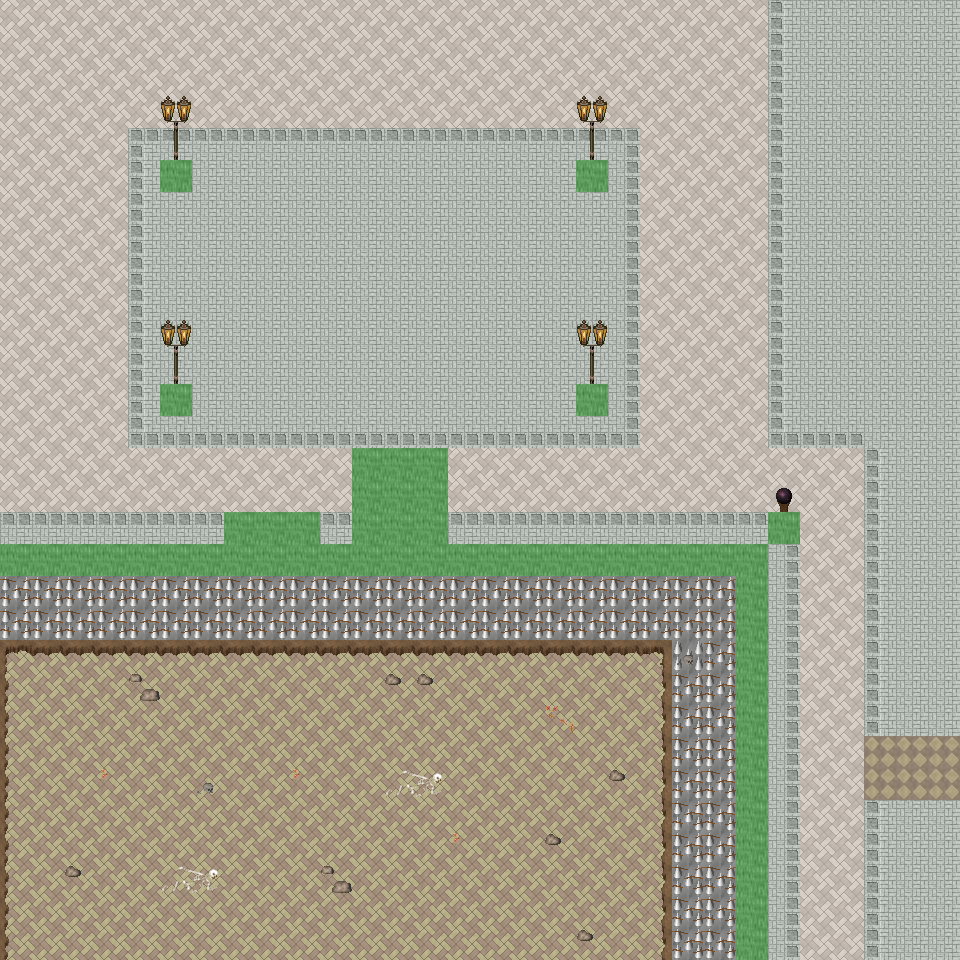

This game map was drawn from its Tiled (.tmx) file and the tilesets committed beside it. A one-line description and the trimmed map source follow:
An orthogonal 30x30 tile map with 32x32 px tiles, 6 tile layers (Ground, Object, Object2, Above, ...), 48 tilesets and 6 objects (6x mapExit).

<map version="1.0" orientation="orthogonal" renderorder="right-down" width="30" height="30" tilewidth="32" tileheight="32" nextobjectid="7">
  <tileset firstgid="1" name="tileset_ground_ground" tilewidth="32" tileheight="32" tilecount="33" columns="3">
    <image source="../drawable/tileset_ground_ground.png" width="96" height="352" />
  </tileset>
  <tileset firstgid="34" name="tileset_building_castle" tilewidth="32" tileheight="32" tilecount="320" columns="20">
    <image source="../drawable/tileset_building_castle.png" width="640" height="512" />
  </tileset>
  <tileset firstgid="354" name="tileset_furniture_carpet_carpets_2" tilewidth="32" tileheight="32" tilecount="12" columns="4">
    <image source="../drawable/tileset_furniture_carpet_carpets_2.png" width="128" height="160" />
  </tileset>
  <tileset firstgid="366" name="tileset_ground_indoor_tiles" tilewidth="32" tileheight="32" tilecount="8" columns="2">
    <image source="../drawable/tileset_ground_indoor_tiles.png" width="64" height="128" />
  </tileset>
  <tileset firstgid="374" name="tileset_ground_water_pool" tilewidth="32" tileheight="32" tilecount="72" columns="3">
    <image source="../drawable/tileset_ground_water_pool.png" width="96" height="768" />
  </tileset>
  <tileset firstgid="446" name="tileset_ground_brown_paving" tilewidth="32" tileheight="32" tilecount="2" columns="2">
    <image source="../drawable/tileset_ground_brown_paving.png" width="64" height="32" />
  </tileset>
  <tileset firstgid="448" name="tileset_ground_spikes" tilewidth="32" tileheight="32" tilecount="1" columns="1">
    <image source="../drawable/tileset_ground_spikes.png" width="32" height="32" />
  </tileset>
  <tileset firstgid="449" name="tileset_ground_ridge_earth_dark" tilewidth="32" tileheight="32" tilecount="96" columns="12">
    <image source="../drawable/tileset_ground_ridge_earth_dark.png" width="384" height="256" />
  </tileset>
  <tileset firstgid="545" name="tileset_plant_grasses" tilewidth="32" tileheight="32" tilecount="6" columns="3">
    <image source="../drawable/tileset_plant_grasses.png" width="96" height="64" />
  </tileset>
  <tileset firstgid="551" name="tileset_ground_water_pool_corners" tilewidth="32" tileheight="32" tilecount="72" columns="3">
    <image source="../drawable/tileset_ground_water_pool_corners.png" width="96" height="768" />
  </tileset>
  <tileset firstgid="623" name="tileset_building_fence_fence_chunky" tilewidth="32" tileheight="32" tilecount="21" columns="3">
    <image source="../drawable/tileset_building_fence_fence_chunky.png" width="96" height="224" />
  </tileset>
  <tileset firstgid="644" name="tileset_ground_earth_edges" tilewidth="32" tileheight="32" tilecount="18" columns="6">
    <image source="../drawable/tileset_ground_earth_edges.png" width="192" height="96" />
  </tileset>
  <tileset firstgid="662" name="tileset_ground_rock_pebbles" tilewidth="32" tileheight="32" tilecount="3" columns="1">
    <image source="../drawable/tileset_ground_rock_pebbles.png" width="32" height="96" />
  </tileset>
  <tileset firstgid="665" name="tileset_ground_square_patch" tilewidth="32" tileheight="32" tilecount="9" columns="3">
    <image source="../drawable/tileset_ground_square_patch.png" width="96" height="96" />
  </tileset>
  <tileset firstgid="674" name="tileset_plant_leaves" tilewidth="32" tileheight="32" tilecount="8" columns="4">
    <image source="../drawable/tileset_plant_leaves.png" width="128" height="64" />
  </tileset>
  <tileset firstgid="682" name="tileset_item_corpse_skull_dark" tilewidth="32" tileheight="32" tilecount="2" columns="2">
    <image source="../drawable/tileset_item_corpse_skull_dark.png" width="64" height="32" />
  </tileset>
  <tileset firstgid="684" name="tileset_item_corpse_skeleton" tilewidth="32" tileheight="32" tilecount="4" columns="2">
    <image source="../drawable/tileset_item_corpse_skeleton.png" width="64" height="64" />
  </tileset>
  <tileset firstgid="688" name="tileset_furniture_table_grey_fancy" tilewidth="32" tileheight="32" tilecount="9" columns="3">
    <image source="../drawable/tileset_furniture_table_grey_fancy.png" width="96" height="96" />
  </tileset>
  <tileset firstgid="697" name="tileset_furniture_table_grey_long" tilewidth="32" tileheight="32" tilecount="4" columns="2">
    <image source="../drawable/tileset_furniture_table_grey_long.png" width="64" height="64" />
  </tileset>
  <tileset firstgid="701" name="tileset_furniture_table_grey_plain" tilewidth="32" tileheight="32" tilecount="9" columns="3">
    <image source="../drawable/tileset_furniture_table_grey_plain.png" width="96" height="96" />
  </tileset>
  <tileset firstgid="710" name="tileset_item_gothic_slab" tilewidth="32" tileheight="32" tilecount="1" columns="1">
    <image source="../drawable/tileset_item_gothic_slab.png" width="32" height="32" />
  </tileset>
  <tileset firstgid="711" name="tileset_logic_creature_gnome" tilewidth="32" tileheight="32" tilecount="6" columns="6">
    <image source="../drawable/tileset_logic_creature_gnome.png" width="192" height="32" />
  </tileset>
  <tileset firstgid="717" name="tileset_logic_creature_animal" tilewidth="32" tileheight="32" tilecount="32" columns="8">
    <image source="../drawable/tileset_logic_creature_animal.png" width="256" height="128" />
  </tileset>
  <tileset firstgid="749" name="tileset_logic_collision" tilewidth="32" tileheight="32" tilecount="1" columns="1">
    <image source="../drawable/tileset_logic_collision.png" width="32" height="32" />
  </tileset>
  <tileset firstgid="750" name="tileset_ground_water_pool_deep" tilewidth="32" tileheight="32" tilecount="72" columns="3">
    <image source="../drawable/tileset_ground_water_pool_deep.png" width="96" height="768" />
  </tileset>
  <tileset firstgid="822" name="tileset_object_suspension_bridge" tilewidth="32" tileheight="32" tilecount="24" columns="3">
    <image source="../drawable/tileset_object_suspension_bridge.png" width="96" height="256" />
  </tileset>
  <tileset firstgid="846" name="tileset_plant_flower_daisy_blue" tilewidth="32" tileheight="32" tilecount="8" columns="2">
    <image source="../drawable/tileset_plant_flower_daisy_blue.png" width="64" height="128" />
  </tileset>
  <tileset firstgid="854" name="tileset_plant_flower_daisy_red" tilewidth="32" tileheight="32" tilecount="8" columns="2">
    <image source="../drawable/tileset_plant_flower_daisy_red.png" width="64" height="128" />
  </tileset>
  <tileset firstgid="862" name="tileset_plant_flower_daisy_white" tilewidth="32" tileheight="32" tilecount="8" columns="2">
    <image source="../drawable/tileset_plant_flower_daisy_white.png" width="64" height="128" />
  </tileset>
  <tileset firstgid="870" name="tileset_plant_flower_daisy_yellow" tilewidth="32" tileheight="32" tilecount="8" columns="2">
    <image source="../drawable/tileset_plant_flower_daisy_yellow.png" width="64" height="128" />
  </tileset>
  <tileset firstgid="878" name="tileset_plant_tree_tree_green" tilewidth="32" tileheight="32" tilecount="80" columns="8">
    <image source="../drawable/tileset_plant_tree_tree_green.png" width="256" height="352" />
  </tileset>
  <tileset firstgid="958" name="tileset_item_banners_flag" tilewidth="32" tileheight="32" tilecount="12" columns="3">
    <image source="../drawable/tileset_item_banners_flag.png" width="96" height="128" />
  </tileset>
  <tileset firstgid="970" name="tileset_item_flagpole" tilewidth="32" tileheight="32" tilecount="3" columns="1">
    <image source="../drawable/tileset_item_flagpole.png" width="32" height="96" />
  </tileset>
  <tileset firstgid="973" name="tileset_furniture_chair_bench_white" tilewidth="32" tileheight="32" tilecount="8" columns="2">
    <image source="../drawable/tileset_furniture_chair_bench_white.png" width="64" height="128" />
  </tileset>
  <tileset firstgid="981" name="tileset_item_statue_flowered_arch" tilewidth="32" tileheight="32" tilecount="24" columns="6">
    <image source="../drawable/tileset_item_statue_flowered_arch.png" width="192" height="128" />
  </tileset>
  <tileset firstgid="1005" name="tileset_building_decoration_block" tilewidth="32" tileheight="32" tilecount="2" columns="2">
    <image source="../drawable/tileset_building_decoration_block.png" width="64" height="32" />
  </tileset>
  <tileset firstgid="1007" name="tileset_building_decoration_orbpedestal" tilewidth="32" tileheight="32" tilecount="2" columns="1">
    <image source="../drawable/tileset_building_decoration_orbpedestal.png" width="32" height="64" />
  </tileset>
  <tileset firstgid="1009" name="tileset_item_statue_urn_with_flowers" tilewidth="32" tileheight="32" tilecount="2" columns="1">
    <image source="../drawable/tileset_item_statue_urn_with_flowers.png" width="32" height="64" />
  </tileset>
  <tileset firstgid="1011" name="tileset_building_decoration_pool" tilewidth="32" tileheight="32" tilecount="9" columns="3">
    <image source="../drawable/tileset_building_decoration_pool.png" width="96" height="96" />
  </tileset>
  <tileset firstgid="1020" name="tileset_item_statue_romanic_art1" tilewidth="32" tileheight="32" tilecount="4" columns="2">
    <image source="../drawable/tileset_item_statue_romanic_art1.png" width="64" height="64" />
  </tileset>
  <tileset firstgid="1024" name="tileset_building_wall_int_clay" tilewidth="32" tileheight="32" tilecount="100" columns="10">
    <image source="../drawable/tileset_building_wall_int_clay.png" width="320" height="320" />
  </tileset>
  <tileset firstgid="1124" name="tileset_ground_green_paving" tilewidth="32" tileheight="32" tilecount="18" columns="3">
    <image source="../drawable/tileset_ground_green_paving.png" width="96" height="192" />
  </tileset>
  <tileset firstgid="1142" name="tileset_logic_protection" tilewidth="32" tileheight="32" tilecount="2" columns="2">
    <image source="../drawable/tileset_logic_protection.png" width="64" height="32" />
  </tileset>
  <tileset firstgid="1144" name="tileset_furniture_other_stick" tilewidth="32" tileheight="32" tilecount="2" columns="1">
    <image source="../drawable/tileset_furniture_other_stick.png" width="32" height="64" />
  </tileset>
  <tileset firstgid="1146" name="tileset_item_scrying_orb" tilewidth="32" tileheight="32" tilecount="8" columns="8">
    <image source="../drawable/tileset_item_scrying_orb.png" width="256" height="32" />
  </tileset>
  <tileset firstgid="1154" name="tileset_light_dim_light_7x5" tilewidth="32" tileheight="32" tilecount="35" columns="7">
    <image source="../drawable/tileset_light_dim_light_7x5.png" width="224" height="160" />
  </tileset>
  <tileset firstgid="1189" name="tileset_light_light_5x5" tilewidth="32" tileheight="32" tilecount="25" columns="5">
    <image source="../drawable/tileset_light_light_5x5.png" width="160" height="160" />
  </tileset>
  <tileset firstgid="1214" name="tileset_furniture_light_lamp_bronze" tilewidth="32" tileheight="32" tilecount="3" columns="1">
    <image source="../drawable/tileset_furniture_light_lamp_bronze.png" width="32" height="96" />
  </tileset>
  <layer name="Ground" width="30" height="30">
    <data>[900 cells, 900 non-empty, 5 distinct tile ids]</data>
  </layer>
  <layer name="Object" width="30" height="30">
    <data>[900 cells, 284 non-empty, 39 distinct tile ids]</data>
  </layer>
  <layer name="Object2" width="30" height="30">
    <data>[900 cells, 5 non-empty, 3 distinct tile ids]</data>
  </layer>
  <layer name="Above" width="30" height="30">
    <data>[900 cells, 9 non-empty, 3 distinct tile ids]</data>
  </layer>
  <layer name="Above2" width="30" height="30">
    <data>[900 cells, 1 non-empty, 1 distinct tile ids]</data>
  </layer>
  <layer name="Walkable" width="30" height="30">
    <data>[900 cells, 53 non-empty, 1 distinct tile ids]</data>
  </layer>
  <objectgroup name="MapEvents">
    <object id="1" name="north" type="mapExit" x="0" y="0" width="960" height="32">
      <properties>
        <property name="map" value="level_0_x224_y26" />
        <property name="x" value="0" />
        <property name="y" value="28" />
      </properties>
    </object>
    <object id="2" name="south" type="mapExit" x="0" y="928" width="736" height="32">
      <properties>
        <property name="map" value="level_0_x224_y28" />
        <property name="x" value="0" />
        <property name="y" value="1" />
      </properties>
    </object>
    <object id="3" name="south2" type="mapExit" x="768" y="928" width="192" height="32">
      <properties>
        <property name="map" value="level_0_x224_y28" />
        <property name="x" value="24" />
        <property name="y" value="1" />
      </properties>
    </object>
    <object id="4" name="west" type="mapExit" x="0" y="0" width="32" height="544">
      <properties>
        <property name="map" value="level_0_x223_y27" />
        <property name="x" value="28" />
        <property name="y" value="0" />
      </properties>
    </object>
    <object id="5" name="west2" type="mapExit" x="0" y="576" width="32" height="384">
      <properties>
        <property name="map" value="level_0_x223_y27" />
        <property name="x" value="28" />
        <property name="y" value="18" />
      </properties>
    </object>
    <object id="6" name="east" type="mapExit" x="928" y="0" width="32" height="960">
      <properties>
        <property name="map" value="level_0_x225_y27" />
        <property name="x" value="1" />
        <property name="y" value="0" />
      </properties>
    </object>
  </objectgroup>
</map>
